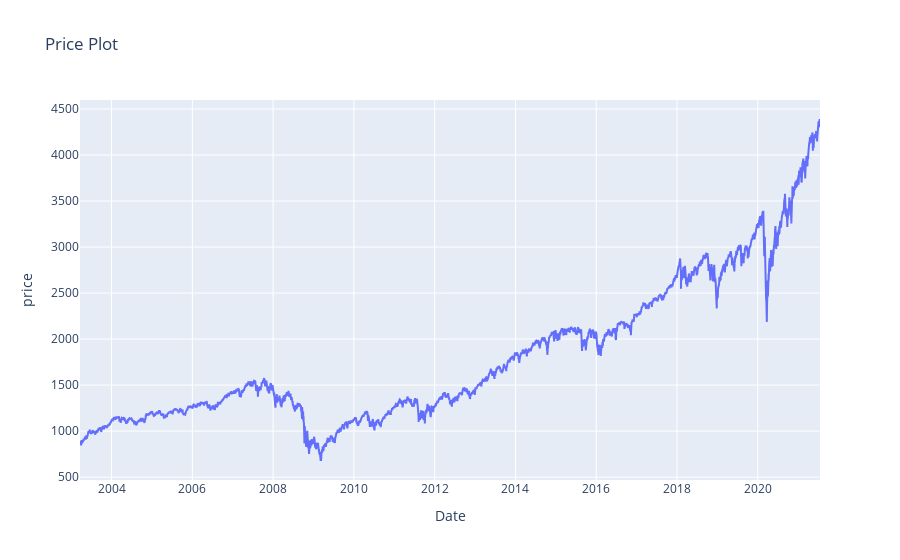

The code cell stored with this chart in its notebook:
### Code cell
# Retrieve and Plot the medium closing price
sp500_data = go.Scatter(x=SPX500_USD_H4.index, y=SPX500_USD_H4.mid_c)
layout = go.Layout(title='Price Plot', xaxis=dict(title='Date'), yaxis=dict(title='price'))
fig = go.Figure(data=[sp500_data], layout=layout)
fig.show()

### Figure 1 — Plotly figure (JSON) as saved in the notebook; plotly's stock layout.template omitted (floating-point values rounded to 4 significant figures; data arrays with more than 128 entries replaced by an {"elided": "..."} marker saying what was removed)
{"data": [{"type": "scatter", "x": {"elided": "28034 str values"}, "y": {"elided": "28034 float values"}}], "layout": {"title": {"text": "Price Plot"}, "xaxis": {"title": {"text": "Date"}}, "yaxis": {"title": {"text": "price"}}}}
